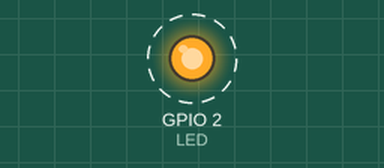
Simulated run of this sketch. Board: ESP32. Parts: output pins drawn as LEDs (lit = HIGH). Dashed ring = blinking. Nothing arrives over Bluetooth unless stated; a phone connects over Bluetooth LE 3 s after start; what the sketch prints to the serial monitor is not drawn.

Above: at 1.2 s.
Timing chart, 0 to 4.0 s (numbered marks = the images above):
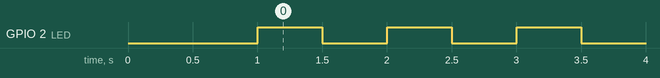

The sketch:

BLE_ESP32.ino
```cpp
#include <BLEDevice.h>
#include <BLEServer.h>
#include <BLEUtils.h>
#include <BLE2902.h>

#define SERVICE_UUID "dc94bd87-6388-4a52-a158-804e405df089"
#define CHARACTERISTIC_UUID "2ec0cef9-9e97-48a5-8d92-07bb60c0eae6"
#define LED 2

bool deviceConnected = false;
unsigned int previous_ms = 0;
const int interval = 500;

class MyServerCallbacks : public BLEServerCallbacks {
  void onConnect(BLEServer *pServer) {
    deviceConnected = true;
    Serial.println("Client conectat!");
    Serial.println("--------------------");
  }

  void onDisconnect(BLEServer *pServer) {
    deviceConnected = false;
    Serial.println("--------------------");
    Serial.println("Client deconectat!");
  }
};

class MyCallbacks : public BLECharacteristicCallbacks {
  void onWrite(BLECharacteristic *pCharacteristic) {
    String rxValue = String(pCharacteristic->getValue().c_str());

    if (rxValue.length() > 0) {


      int rssiIndex = rxValue.indexOf("RSSI:");
      int distIndex = rxValue.indexOf("Dist.:");

      if (rssiIndex != -1 && distIndex != -1) {
        String rssiStr = rxValue.substring(rssiIndex + 5, rxValue.indexOf(",", rssiIndex));
        String distStr = rxValue.substring(distIndex + 6);

        Serial.print("RSSI (dB): ");
        Serial.print(rssiStr);

        Serial.print("    Distanța estimată (m): ");
        Serial.println(distStr);
      }
    }
  }
};

void setup() {
  Serial.begin(115200);
  pinMode(LED, OUTPUT);
  digitalWrite(LED, LOW);
  delay(1000);
  Serial.println("Pornire ESP32 BLE...");

  BLEDevice::init("ESP32_BLE");

  BLEServer *pServer = BLEDevice::createServer();
  pServer->setCallbacks(new MyServerCallbacks());

  BLEService *pService = pServer->createService(SERVICE_UUID);
  BLECharacteristic *pCharacteristic = pService->createCharacteristic(
    CHARACTERISTIC_UUID,
    BLECharacteristic::PROPERTY_WRITE | BLECharacteristic::PROPERTY_WRITE_NR);

  pCharacteristic->setCallbacks(new MyCallbacks());
  pService->start();

  BLEAdvertising *pAdvertising = BLEDevice::getAdvertising();
  pAdvertising->addServiceUUID(SERVICE_UUID);
  pAdvertising->start();

  Serial.println("BLE server pornit. Astept conexiuni...");
}

void loop() {
  unsigned int current_ms = millis();

  if (deviceConnected) {
    digitalWrite(LED, HIGH);
  } else {
    if (current_ms - previous_ms >= interval) {
      previous_ms = current_ms;
      digitalWrite(LED, !digitalRead(LED));
    }
  }
}
```

Measured:
- by itself, GPIO 2 (LED): alternates HIGH for 0.50 s and LOW for 0.50 s, 7 changes in all, then stays HIGH
